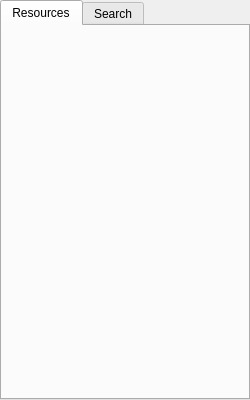
<?xml version="1.0" encoding="UTF-8"?>
<ui version="4.0">
 <class>ResourceBrowserWidget</class>
 <widget class="QWidget" name="ResourceBrowserWidget">
  <property name="geometry">
   <rect>
    <x>0</x>
    <y>0</y>
    <width>250</width>
    <height>400</height>
   </rect>
  </property>
  <property name="windowTitle">
   <string>Resources</string>
  </property>
  <layout class="QVBoxLayout" name="verticalLayout">
   <property name="margin">
    <number>0</number>
   </property>
   <item>
    <widget class="QTabWidget" name="tabWidget">
     <property name="currentIndex">
      <number>0</number>
     </property>
     <widget class="QWidget" name="resourcesTab">
      <property name="acceptDrops">
       <bool>true</bool>
      </property>
      <attribute name="title">
       <string>Resources</string>
      </attribute>
      <layout class="QVBoxLayout" name="verticalLayout_4">
       <item>
        <widget class="QnResourceTreeWidget" name="resourceTreeWidget" native="true">
         <property name="acceptDrops">
          <bool>true</bool>
         </property>
         <layout class="QVBoxLayout" name="verticalLayout_3"/>
        </widget>
       </item>
      </layout>
     </widget>
     <widget class="QWidget" name="searchTab">
      <attribute name="title">
       <string>Search</string>
      </attribute>
      <layout class="QVBoxLayout" name="verticalLayout_5" stretch="0,0,1">
       <item>
        <widget class="QComboBox" name="typeComboBox"/>
       </item>
       <item>
        <layout class="QHBoxLayout" name="horizontalLayout_2">
         <property name="spacing">
          <number>3</number>
         </property>
         <item>
          <widget class="QLineEdit" name="filterLineEdit">
           <property name="placeholderText">
            <string>Search</string>
           </property>
          </widget>
         </item>
         <item>
          <widget class="QToolButton" name="clearFilterButton">
           <property name="toolTip">
            <string>Reset Filter</string>
           </property>
           <property name="text">
            <string>X</string>
           </property>
          </widget>
         </item>
        </layout>
       </item>
       <item>
        <widget class="QnResourceTreeWidget" name="searchTreeWidget" native="true">
         <layout class="QVBoxLayout" name="verticalLayout_2"/>
        </widget>
       </item>
      </layout>
     </widget>
    </widget>
   </item>
  </layout>
 </widget>
 <customwidgets>
  <customwidget>
   <class>QnResourceTreeWidget</class>
   <extends>QWidget</extends>
   <header location="global">ui/widgets/resource_tree_widget.h</header>
   <container>1</container>
  </customwidget>
 </customwidgets>
 <resources/>
 <connections/>
</ui>
